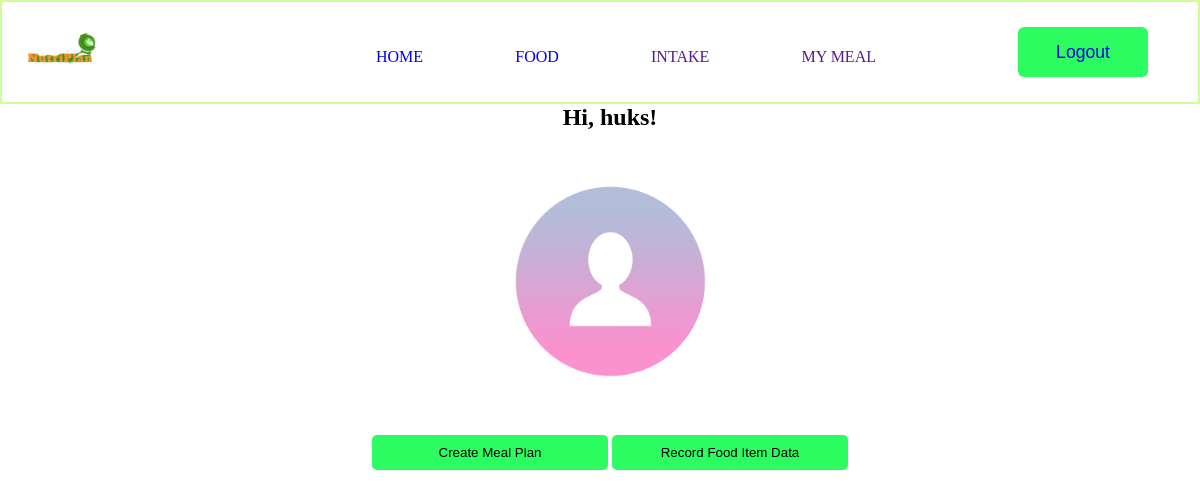
The app's page /index (signed in), older data.
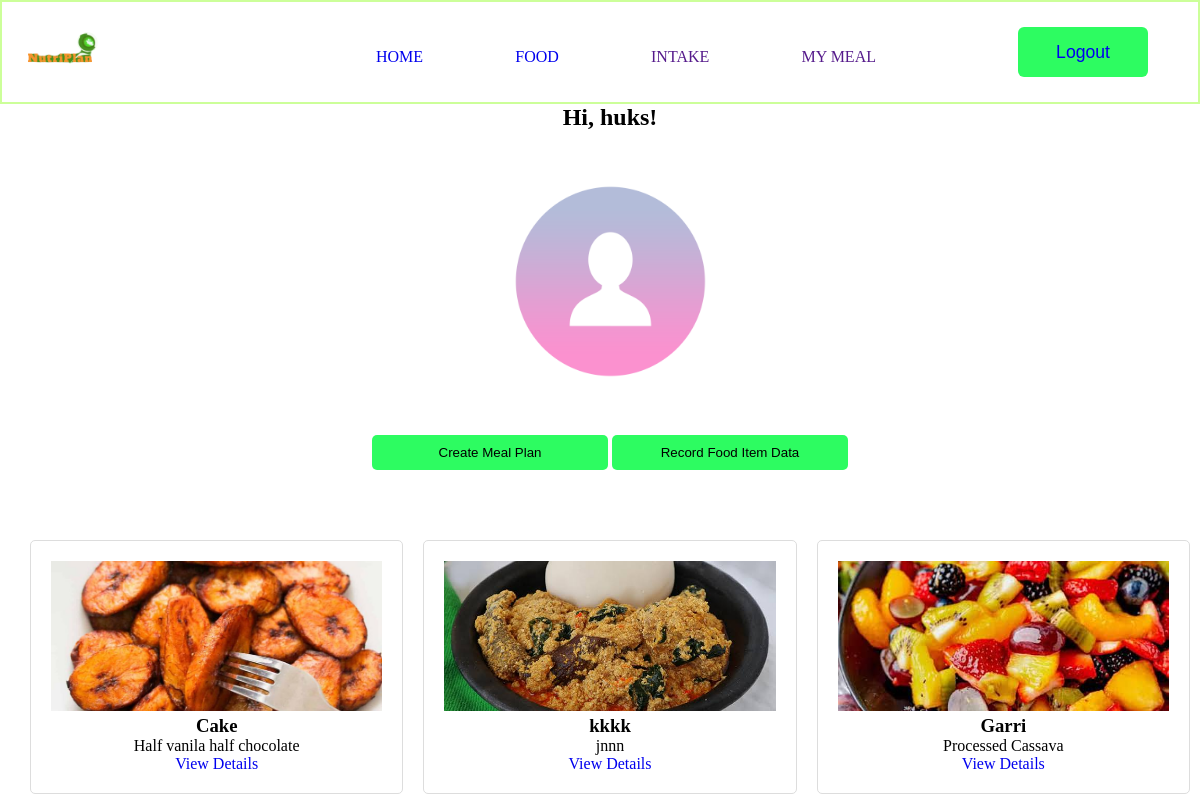
The same page, newer data.
### app/models.py (models this page shows, shortened)
class User(UserMixin, db.Model):
    id: so.Mapped[int] = so.mapped_column(primary_key=True)
    username: so.Mapped[str] = so.mapped_column(sa.String(255), index=True,
                                        unique=True, nullable=False)
    password_hash: so.Mapped[str] = so.mapped_column(sa.String(255),
                                                nullable=False)
    email: so.Mapped[str] = so.mapped_column(sa.String(255),
                                             index=True, unique=True)
    meal_plans: so.WriteOnlyMapped['MealPlan'] = so.relationship(
         backref='user', lazy=True)

class MealPlan(db.Model):
    id: so.Mapped[int] = so.mapped_column(primary_key=True)
    user_id: so.Mapped[int] = so.mapped_column(sa.ForeignKey(User.id),
                                       index=True, nullable=False)
    name: so.Mapped[str] = so.mapped_column(sa.String(255), nullable=False)
    description: so.Mapped[str] = so.mapped_column(sa.Text)
    meals: so.WriteOnlyMapped['Meal'] = so.relationship(backref='meal_plan',
                                                        lazy=True)

### app/auth/routes.py (the view)
@bp.route('/index', methods=['GET', 'POST'], strict_slashes=False)
@login_required
def index():
        page = request.args.get('page', 1, type=int)
        meal_plans = MealPlan.query.paginate(page=page, per_page=10)
        return render_template('index.html', meal_plans=meal_plans)

### app/models.py (called while the page is built)
@login_manager.user_loader
def load_user(id):
    return db.session.get(User, int(id))

### app/templates/index.html (shortened to what this page needs)
<!DOCTYPE html>
<html lang="en">
  <head>
    <link
      rel="stylesheet"
      href="{{ url_for('static', filename='css/style.css') }}"
    />
  </head>
  <body>
    <section id="navbar">
      <div class="logo">
        <a href="{{ url_for('auth.home') }}"
          ><img
            src="static/images/NutriPlan_logo_without_BG.png"
            alt="Nutri Plan logo"
        /></a>
      </div>
      <nav class="btt">
        <ul>
          <li><a href="{{ url_for('auth.home')}}">HOME</a></li>
          <li><a href="{{ url_for('api.get_meal_plans')}}">FOOD</a></li>
          <li><a href="">INTAKE</a></li>
          <li><a href="" id="showMeal">MY MEAL</a></li>
        </ul>
      </nav>
      <button class="mlogin" id="mealPlanDirection">
        <a href="{{ url_for('auth.logout') }}">Logout</a>
      </button>
    </section>
    <div class="meal-details"> <div class="main">
      <h2>Hi, {{ current_user.username }}!</h2>
      {% if current_user.picture %}
      <img
        class="display-pic"
        src="{{ url_for('static', filename='images/' + current_user.picture) }}"
        id="profile"
      />
      {% else %}
      <img
        src="{{ url_for('static', filename='/images/default_profile_pc.png') }}"
        alt="Default Image"
        class="display-pic"
      />
      {% endif %}
      <br />
      <button class="btn-n" id="about-us " onclick="mypopup()">
        <a href="{{ url_for('api.create_meal_plan') }}" >Create Meal Plan</a>
      </button>
        <button type="button" class="btn-n" id="about-us " onclick="mypopup()">
            <a href="{{ url_for('api.create_food_item') }}">Record Food Item Data</a>
            </button>
    </div>
    <div class="meal-suggestions">
        {% for meal_plan in meal_plans %}
        <li class="meal-plan-card">
            <img src="{{ url_for('static', filename='images/meal-plan-{}.jpeg'.format(loop.index0)) }}" alt="Meal Plan Image">
            <h3>{{ meal_plan.name }}</h3>
            <p>{{ meal_plan.description | truncate(100) }}</p>  <a href="#">View Details</a>  </li>
        {% endfor %}
    </div>
</body>
</html>

### app/static/css/style.css (style rules this page uses)
* { margin: 0; padding: 0; max-width: 100%; }
#navbar { max-height: 100px; border: 2px solid #ccff99; display: flex; justify-content: space-between; right: 0%; top: 0%; left: 0%; flex-direction: row; background-color: white; }
#navbar .logo { max-width: 100px; height: 100px; margin-left: 10px; }
nav { position: relative; margin-top: 30px; }
nav > ul { display: flex; width: 500px; height: 50px; justify-content: space-between; align-items: center; align-content: center; margin-right: 10px; text-decoration: none; }
a { text-decoration: none; }
ul > li { list-style: none; }
ul > li > a { text-decoration: none; }
nav > ul > li { position: relative; }
nav > ul > li::after { content: ""; position: absolute; left: 0; bottom: 0; width: 0; height: 2px; background-color: blue; transition: width 0.5s ease; }
.meal-suggestions { display: flex; margin-top:50px; }
.meal-plan-card { width: 50%; margin: 10px; padding: 20px; border: 1px solid #ddd; border-radius: 5px; text-align: center; list-style-type: none; }
.meal-plan-card img { width: 100%; height: 150px; object-fit: cover; }
.mlogin { width: 130px; height: 50px; background: #1dfc55ec; border:none; outline: none; border-radius: 6px; font-size: 1.1rem; font-weight: 500; cursor: pointer; margin-top: 25px; margin-right: 50px; transition: 1.5s; color: #000; }
.main { text-align: center; }
.display-pic { height: 200px; width: 200px; margin-top: 50px; }
input[type="submit"], .btn-n { width: 50%; padding: 10px; border: none; background-color: #1dfc55ec; border-radius: 5px; margin: auto; margin-bottom: 10px; }
.btn-n { width: 20%; margin-top: 50px; }
.btn-n a { color: #000; }
.meal-details { padding-left: 20px; }

Row changes from the older to the newer data that the page shows:
added MealPlan: shows a picture, name "Cake", description "Half vanila half chocolate"
added MealPlan: shows a picture, name "kkkk", description "jnnn"
added MealPlan: shows a picture, name "Garri", description "Processed Cassava"
